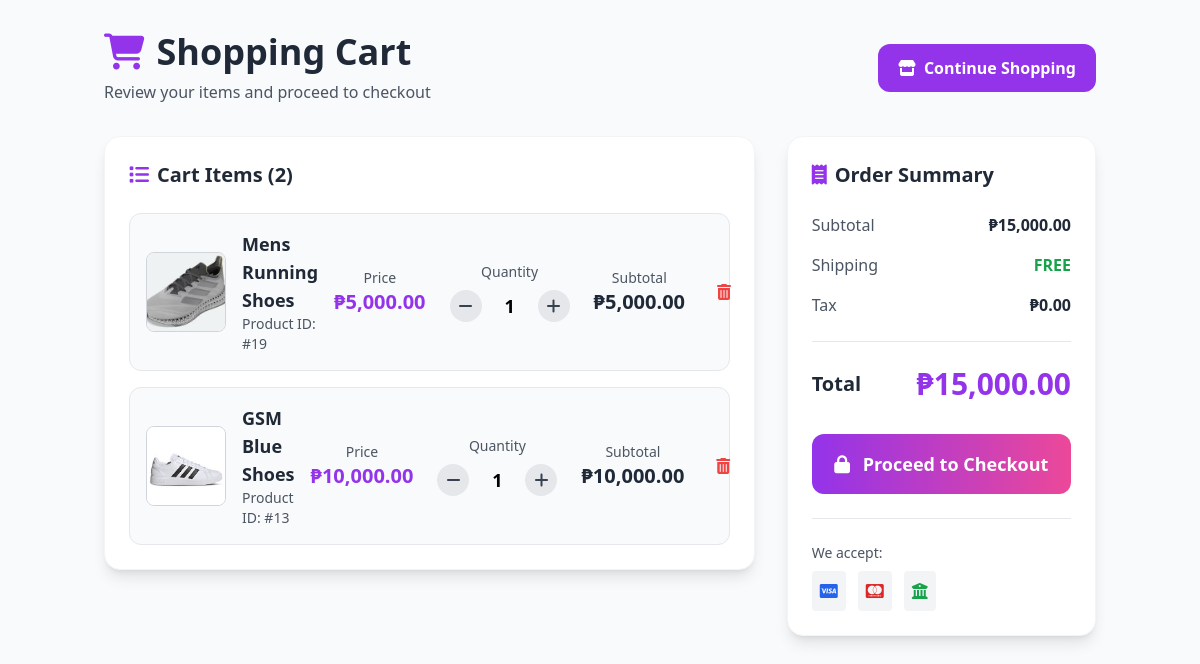
The app's page /cart.php (signed in) with its own data.
### tables this page shows
CREATE TABLE `tbl_orders` (
  `order_id` int(11) NOT NULL AUTO_INCREMENT,
  `customerID` int(11) NULL,
  `product_id` int(11) NOT NULL,
  `quantity` int(11) NOT NULL DEFAULT 1,
  `price` decimal(10,2) NOT NULL,
  `total` decimal(10,2) GENERATED ALWAYS AS (quantity * price) STORED,
  `status` enum('active', 'purchased', 'removed', 'cancelled') DEFAULT 'active',
  `added_at` timestamp DEFAULT CURRENT_TIMESTAMP,
  `updated_at` timestamp DEFAULT CURRENT_TIMESTAMP ON UPDATE CURRENT_TIMESTAMP,
  PRIMARY KEY (`order_id`),
  INDEX `idx_customerID` (`customerID`),
  INDEX `idx_product_id` (`product_id`),
  INDEX `idx_status` (`status`),
  INDEX `idx_added_at` (`added_at`),
  FOREIGN KEY (`customerID`) REFERENCES `tbl_customers` (`customerID`) ON DELETE CASCADE,
  FOREIGN KEY (`product_id`) REFERENCES `tbl_products` (`product_id`) ON DELETE CASCADE
);

CREATE TABLE `tbl_products` (
  `product_id` int(11) NOT NULL AUTO_INCREMENT,
  `product_name` varchar(250) NOT NULL,
  `price` decimal(10,2) NOT NULL,
  `quantity` int(11) NOT NULL DEFAULT 0,
  `category_id` int(11) NOT NULL,
  `image_path` varchar(255) NULL,
  `description` text NULL,
  `created_at` timestamp DEFAULT CURRENT_TIMESTAMP,
  `updated_at` timestamp DEFAULT CURRENT_TIMESTAMP ON UPDATE CURRENT_TIMESTAMP,
  PRIMARY KEY (`product_id`),
  INDEX `idx_category_id` (`category_id`),
  INDEX `idx_product_name` (`product_name`),
  INDEX `idx_price` (`price`),
  FOREIGN KEY (`category_id`) REFERENCES `tbl_categories` (`category_id`) ON DELETE RESTRICT
);

### cart.php (the view, shortened to what this page needs)
<?php
include 'connection.php';
$cartItems = [];
$total = 0;
if (isset($_SESSION['user_id'])) {
    $uid = intval($_SESSION['user_id']);
    $user_col = 'user_id';
    $colCheck = mysqli_query($conn, "SHOW COLUMNS FROM tbl_orders LIKE 'customerID'");
    if ($colCheck && mysqli_num_rows($colCheck) > 0) {
        $user_col = 'customerID';
    }
    $user_val = $uid;
    $sql = "
    SELECT
        o.order_id,
        o.product_id,
        o.quantity,
        p.price,
        p.product_name,
        p.image_path
    FROM tbl_orders o
    LEFT JOIN tbl_products p ON o.product_id = p.product_id
    WHERE o.$user_col = ? AND o.status = 'active'
    ";
    $stmt = $conn->prepare($sql);
    $stmt->bind_param('i', $user_val);
    $stmt->execute();
    $res = $stmt->get_result();
    if ($res) {
            while ($r = $res->fetch_assoc()) {
            $pid = intval($r['product_id']);
            $cartItems[$pid] = [
                'qty' => intval($r['quantity']),
                'price' => floatval($r['price']),
                'name' => $r['product_name'] ?? 'Product',
                'image_path' => $r['image_path'] ?? '',
                'order_id' => $r['order_id']
            ];
        }
    }
} else {
    if (!isset($_SESSION['cart'])) {
        $_SESSION['cart'] = [];
    }
    $cartItems = $_SESSION['cart'];
}
$isEmbedded = basename($_SERVER['PHP_SELF']) !== basename(__FILE__);
$backUrl = 'index.php#products';
?>
<?php if (!$isEmbedded): ?>
<!DOCTYPE html>
<html lang="en">
<head>
    <script src="https://cdn.tailwindcss.com"></script>
    <link rel="stylesheet" href="https://cdnjs.cloudflare.com/ajax/libs/font-awesome/6.4.0/css/all.min.css">
</head>
<body class="bg-gray-50 min-h-screen">
<?php endif; ?>
    <main class="container mx-auto px-4 py-8">
        <div class="max-w-7xl mx-auto">
            <div class="mb-8">
                <div class="flex flex-col md:flex-row md:items-center md:justify-between gap-4">
                    <div>
                        <h2 class="text-4xl font-bold text-gray-800 mb-2 flex items-center gap-3">
                            <i class="fas fa-shopping-cart text-purple-600"></i>
                            Shopping Cart
                        </h2>
                        <p class="text-gray-600">
                            Review your items and proceed to checkout
                        </p>
                    </div>
                    <a href="<?php echo $backUrl; ?>" class="inline-flex items-center justify-center gap-2 bg-purple-600 text-white px-5 py-3 rounded-xl font-semibold hover:bg-purple-700 transition">
                        <i class="fas fa-store"></i>
                        Continue Shopping
                    </a>
                </div>
            </div>
            <?php if (count($cartItems) === 0): ?>
                <div class="bg-white rounded-2xl shadow-lg p-12 text-center border border-gray-100">
                    <div class="max-w-md mx-auto">
                        <div class="bg-purple-100 p-6 rounded-full w-24 h-24 flex items-center justify-center mx-auto mb-6">
                            <i class="fas fa-shopping-cart text-4xl text-purple-600"></i>
                        </div>
                        <h3 class="text-2xl font-bold text-gray-800 mb-4">Your cart is empty</h3>
                        <p class="text-gray-600 mb-8">Looks like you haven't added any items to your cart yet.</p>
                        <a href="<?php echo $backUrl; ?>"
                           class="inline-flex items-center gap-2 bg-gradient-to-r from-purple-600 to-pink-500 text-white px-8 py-3 rounded-xl font-semibold hover:from-purple-700 hover:to-pink-600 hover:shadow-lg transition-all duration-300">
                            <i class="fas fa-store"></i>
                            Continue Shopping
                        </a>
                    </div>
                </div>
            <?php else: ?>
                <div class="grid grid-cols-1 lg:grid-cols-3 gap-8">
                    <div class="lg:col-span-2">
                        <div class="bg-white rounded-2xl shadow-lg p-6 border border-gray-100">
                            <h3 class="text-xl font-bold text-gray-800 mb-6 flex items-center gap-2">
                                <i class="fas fa-list text-purple-600"></i>
                                Cart Items (<?php echo count($cartItems); ?>)
                            </h3>
                            <div class="space-y-4">
                                <?php foreach ($cartItems as $product_id => $item):
                                    $subtotal = $item['price'] * $item['qty'];
                                    $total += $subtotal;
                                ?>
                                <div class="cart-item-card bg-gray-50 rounded-xl p-4 border border-gray-200">
                                    <div class="flex flex-col sm:flex-row items-start sm:items-center gap-4">
                                        <div class="bg-white rounded-lg border border-gray-300 w-20 h-20 overflow-hidden flex items-center justify-center flex-shrink-0">
                                            <?php if (!empty($item['image_path']) && file_exists($item['image_path'])): ?>
                                                <img src="<?php echo htmlspecialchars($item['image_path']); ?>" alt="<?php echo htmlspecialchars($item['name']); ?>" class="w-full h-full object-cover">
                                            <?php else: ?>
                                                <i class="fas fa-box text-2xl text-gray-400"></i>
                                            <?php endif; ?>
                                        </div>
                                        <div class="flex-1">
                                            <h4 class="font-bold text-gray-800 text-lg"><?php echo htmlspecialchars($item['name']); ?></h4>
                                            <p class="text-gray-600 text-sm">Product ID: #<?php echo $product_id; ?></p>
                                        </div>
                                        <div class="flex flex-col sm:flex-row items-start sm:items-center gap-6">
                                            <div class="text-center">
                                                <div class="text-sm text-gray-600">Price</div>
                                                <div class="text-xl font-bold text-purple-600">₱<?php echo number_format($item['price'], 2); ?></div>
                                            </div>
                                            <div class="text-center">
                                                <div class="text-sm text-gray-600 mb-2">Quantity</div>
                                                <div class="flex items-center gap-2">
                                                    <button
                                                        class="bg-gray-200 w-8 h-8 rounded-full hover:bg-gray-300 transition flex items-center justify-center"
                                                        onclick="updateQty(<?php echo $product_id; ?>, -1)">
                                                        <i class="fas fa-minus text-gray-700"></i>
                                                    </button>
                                                    <span id="qty-<?php echo $product_id; ?>" class="w-10 text-center font-bold text-lg">
                                                        <?php echo $item['qty']; ?>
                                                    </span>
                                                    <button
                                                        class="bg-gray-200 w-8 h-8 rounded-full hover:bg-gray-300 transition flex items-center justify-center"
                                                        onclick="updateQty(<?php echo $product_id; ?>, 1)">
                                                        <i class="fas fa-plus text-gray-700"></i>
                                                    </button>
                                                </div>
                                            </div>
                                            <div class="text-center">
                                                <div class="text-sm text-gray-600">Subtotal</div>
                                                <div class="text-xl font-bold text-gray-800">₱<?php echo number_format($subtotal, 2); ?></div>
                                            </div>
                                            <button
                                                class="text-red-500 hover:text-red-700 p-2 rounded-full hover:bg-red-50 transition"
                                                onclick="removeFromCart(<?php echo $product_id; ?>)">
                                                <i class="fas fa-trash-alt"></i>
                                            </button>
                                        </div>
                                    </div>
                                </div>
                                <?php endforeach; ?>
                            </div>
                        </div>
                    </div>
                    <div class="lg:col-span-1">
                        <div class="bg-white rounded-2xl shadow-lg p-6 border border-gray-100 sticky top-6">
                            <h3 class="text-xl font-bold text-gray-800 mb-6 flex items-center gap-2">
                                <i class="fas fa-receipt text-purple-600"></i>
                                Order Summary
                            </h3>
                            <div class="space-y-4 mb-6 pb-6 border-b border-gray-200">
                                <div class="flex justify-between items-center">
                                    <span class="text-gray-600">Subtotal</span>
                                    <span class="font-semibold text-gray-800">₱<?php echo number_format($total, 2); ?></span>
                                </div>
                                <div class="flex justify-between items-center">
                                    <span class="text-gray-600">Shipping</span>
                                    <span class="font-semibold text-green-600">FREE</span>
                                </div>
                                <div class="flex justify-between items-center">
                                    <span class="text-gray-600">Tax</span>
                                    <span class="font-semibold text-gray-800">₱0.00</span>
                                </div>
                            </div>
                            <div class="flex justify-between items-center mb-8">
                                <span class="text-xl font-bold text-gray-800">Total</span>
                                <span class="text-3xl font-bold text-purple-600">₱<?php echo number_format($total, 2); ?></span>
                            </div>
                            <a href="checkout.php"
                               class="block w-full bg-gradient-to-r from-purple-600 to-pink-500 text-white py-4 rounded-xl font-bold text-lg hover:from-purple-700 hover:to-pink-600 hover:shadow-lg transition-all duration-300 text-center mb-4">
                                <i class="fas fa-lock mr-2"></i>
                                Proceed to Checkout
                            </a>
                            <div class="mt-6 pt-6 border-t border-gray-200">
                                <p class="text-sm text-gray-600 mb-2">We accept:</p>
                                <div class="flex gap-3">
                                    <div class="bg-gray-100 p-2 rounded">
                                        <i class="fab fa-cc-visa text-blue-600"></i>
                                    </div>
                                    <div class="bg-gray-100 p-2 rounded">
                                        <i class="fab fa-cc-mastercard text-red-600"></i>
                                    </div>
                                    <div class="bg-gray-100 p-2 rounded">
                                        <i class="fas fa-university text-green-600"></i>
                                    </div>
                                </div>
                            </div>
                        </div>
                    </div>
                </div>
            <?php endif; ?>
        </div>
    </main>
<?php if (!$isEmbedded): ?>
</body>
</html>
<?php endif; ?>

### cart.php (style rules this page uses)
.cart-item-card { transition: all 0.3s ease; }

### records on screen
tbl_orders: product.product_name (picture), product.product_name "Mens Running Shoes", product_id "19", product.price "5,000.00", quantity "1", subtotal "5,000.00"
tbl_orders: product.image_path (picture), product.product_name "GSM Blue Shoes", product_id "13", product.price "10,000.00", quantity "1", subtotal "10,000.00"

### other values on screen
count($cartItems) "2"
$total "15,000.00"
